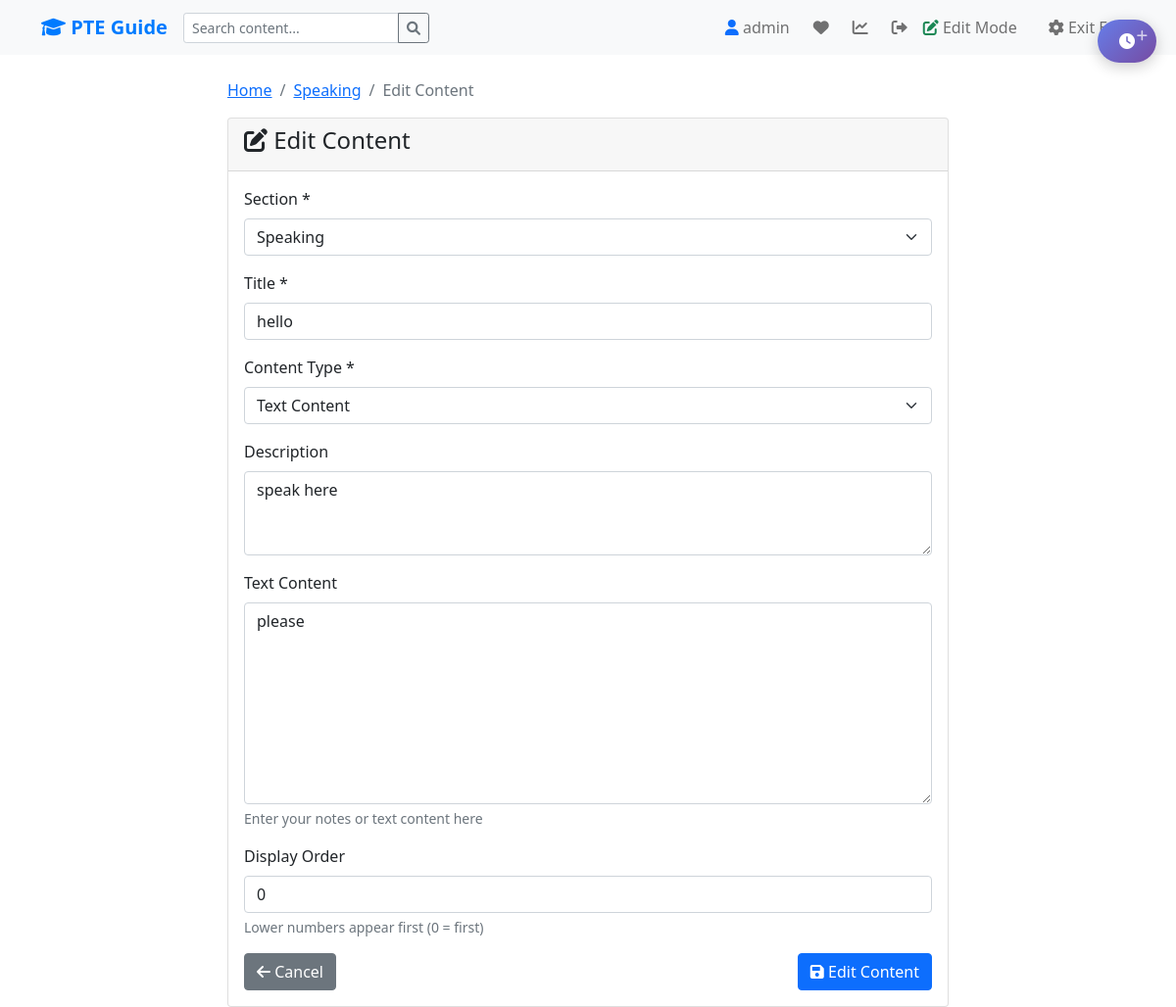
The app's page /edit/10/ (signed in) with its own data.
### guide/models.py (models this page shows, shortened)
class Content(models.Model):
    CONTENT_TYPES = [
        ('video', 'YouTube Video'),
        ('note', 'Note'),
        ('text', 'Text Content'),
    ]
    section = models.ForeignKey(Section, on_delete=models.CASCADE, related_name='contents')
    title = models.CharField(max_length=200)
    content_type = models.CharField(max_length=10, choices=CONTENT_TYPES)
    description = models.TextField(blank=True)
    youtube_url = models.TextField(blank=True, default='', help_text="YouTube video URL")
    text_content = models.TextField(blank=True)
    order = models.PositiveIntegerField(default=0, help_text="Order of display within section")
    is_active = models.BooleanField(default=True)
    created_at = models.DateTimeField(auto_now_add=True)
    updated_at = models.DateTimeField(auto_now=True)
    class Meta:
        ordering = ['order', 'created_at']

class Section(models.Model):
    SECTION_CHOICES = [
        ('speaking', 'Speaking'),
        ('writing', 'Writing'),
        ('reading', 'Reading'),
        ('listening', 'Listening'),
        ('collaborative', 'Collaborative Study'),
    ]
    name = models.CharField(max_length=20, choices=SECTION_CHOICES, unique=True)
    title = models.CharField(max_length=100)
    description = models.TextField(blank=True)
    created_at = models.DateTimeField(auto_now_add=True)
    updated_at = models.DateTimeField(auto_now=True)

### guide/views.py (the view, shortened to what this page needs)
# urls.py: path('edit/<int:content_id>/', views.edit_content_simple, name='edit_content'),
def edit_content_simple(request, content_id=None):
    if not request.session.get('can_edit', False):
        messages.error(request, 'You need to authenticate first.')
        return redirect('home')
    if content_id:
        content = get_object_or_404(Content, id=content_id)
        action = 'Edit'
    else:
        content = None
        action = 'Add'
    sections = Section.objects.all()
    context = {
        'content': content,
        'sections': sections,
        'action': action,
    }
    return render(request, 'guide/edit_content_simple.html', context)

### guide/templates/guide/edit_content_simple.html (shortened to what this page needs)
{% extends 'guide/base.html' %}
{% block content %}
<div class="row">
    <div class="col-md-8 offset-md-2">
        <nav aria-label="breadcrumb">
            <ol class="breadcrumb">
                <li class="breadcrumb-item"><a href="{% url 'home' %}">Home</a></li>
                {% if content %}
                    <li class="breadcrumb-item"><a href="{% url 'section_detail' content.section.name %}">{{ content.section.title }}</a></li>
                {% endif %}
                <li class="breadcrumb-item active">{{ action }} Content</li>
            </ol>
        </nav>
        <div class="card">
            <div class="card-header">
                <h4><i class="fas fa-edit"></i> {{ action }} Content</h4>
            </div>
            <div class="card-body">
                <form method="post" id="contentForm">
                    <div class="mb-3">
                        <label for="section" class="form-label">Section *</label>
                        <select class="form-select" id="section" name="section" required>
                            {% for sec in sections %}
                                <option value="{{ sec.id }}"
                                        {% if content and content.section.id == sec.id %}selected{% endif %}
                                        {% if request.GET.section == sec.id|stringformat:"s" %}selected{% endif %}>
                                    {{ sec.title }}
                                </option>
                            {% endfor %}
                        </select>
                    </div>
                    <div class="mb-3">
                        <label for="title" class="form-label">Title *</label>
                        <input type="text" class="form-control" id="title" name="title"
                               value="{% if content %}{{ content.title }}{% endif %}" required>
                    </div>
                    <div class="mb-3">
                        <label for="content_type" class="form-label">Content Type *</label>
                        <select class="form-select" id="content_type" name="content_type" required>
                            <option value="text" {% if content and content.content_type == 'text' %}selected{% endif %}>Text Content</option>
                        </select>
                    </div>
                    <div class="mb-3">
                        <label for="description" class="form-label">Description</label>
                        <textarea class="form-control" id="description" name="description" rows="3">{% if content %}{{ content.description }}{% endif %}</textarea>
                    </div>
                    <div class="mb-3" id="text_field" style="display: none;">
                        <label for="text_content" class="form-label">Text Content</label>
                        <textarea class="form-control" id="text_content" name="text_content" rows="8">{% if content %}{{ content.text_content }}{% endif %}</textarea>
                        <div class="form-text">Enter your notes or text content here</div>
                    </div>
                    <div class="mb-3">
                        <label for="order" class="form-label">Display Order</label>
                        <input type="number" class="form-control" id="order" name="order"
                               value="{% if content %}{{ content.order }}{% else %}0{% endif %}" min="0">
                        <div class="form-text">Lower numbers appear first (0 = first)</div>
                    </div>
                    <div class="d-flex justify-content-between">
                        <a href="{% if content %}{% url 'section_detail' content.section.name %}{% else %}{% url 'home' %}{% endif %}"
                           class="btn btn-secondary">
                            <i class="fas fa-arrow-left"></i> Cancel
                        </a>
                        <button type="submit" class="btn btn-primary" id="submitBtn">
                            <i class="fas fa-save"></i> {{ action }} Content
                        </button>
                    </div>
                </form>
            </div>
        </div>
    </div>
</div>
{% endblock %}

### records on screen
Content: section "Speaking", title "hello", content_type "Text Content", description "speak here", text_content "please", order "0"

### other values on screen
{{ request.session.current_user }} "admin"
{{ action }} "Edit"
